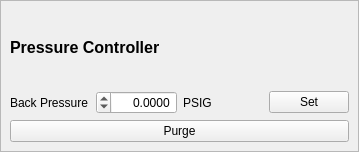
<?xml version="1.0" encoding="UTF-8"?>
<ui version="4.0">
 <class>PressureControllerWidget</class>
 <widget class="QWidget" name="PressureControllerWidget">
  <property name="geometry">
   <rect>
    <x>0</x>
    <y>0</y>
    <width>359</width>
    <height>152</height>
   </rect>
  </property>
  <property name="sizePolicy">
   <sizepolicy hsizetype="Preferred" vsizetype="Preferred">
    <horstretch>0</horstretch>
    <verstretch>0</verstretch>
   </sizepolicy>
  </property>
  <property name="windowTitle">
   <string>Form</string>
  </property>
  <layout class="QGridLayout" name="gridLayout_2">
   <property name="leftMargin">
    <number>0</number>
   </property>
   <property name="topMargin">
    <number>0</number>
   </property>
   <property name="rightMargin">
    <number>0</number>
   </property>
   <property name="bottomMargin">
    <number>0</number>
   </property>
   <property name="spacing">
    <number>0</number>
   </property>
   <item row="0" column="0">
    <widget class="QFrame" name="frame">
     <property name="sizePolicy">
      <sizepolicy hsizetype="Preferred" vsizetype="Minimum">
       <horstretch>0</horstretch>
       <verstretch>0</verstretch>
      </sizepolicy>
     </property>
     <property name="frameShape">
      <enum>QFrame::StyledPanel</enum>
     </property>
     <property name="frameShadow">
      <enum>QFrame::Sunken</enum>
     </property>
     <layout class="QGridLayout" name="gridLayout">
      <item row="0" column="0" colspan="4">
       <widget class="QLabel" name="label">
        <property name="font">
         <font>
          <pointsize>12</pointsize>
          <bold>true</bold>
         </font>
        </property>
        <property name="text">
         <string>Pressure Controller</string>
        </property>
       </widget>
      </item>
      <item row="2" column="0" colspan="4">
       <widget class="QPushButton" name="purgeButton">
        <property name="text">
         <string>Purge</string>
        </property>
        <property name="checkable">
         <bool>true</bool>
        </property>
        <property name="checked">
         <bool>false</bool>
        </property>
       </widget>
      </item>
      <item row="1" column="3">
       <widget class="QPushButton" name="setPressureButton">
        <property name="text">
         <string>Set</string>
        </property>
       </widget>
      </item>
      <item row="1" column="1">
       <widget class="QDoubleSpinBox" name="pressureSpinBox">
        <property name="layoutDirection">
         <enum>Qt::RightToLeft</enum>
        </property>
        <property name="alignment">
         <set>Qt::AlignRight|Qt::AlignTrailing|Qt::AlignVCenter</set>
        </property>
        <property name="decimals">
         <number>4</number>
        </property>
        <property name="minimum">
         <double>-5.000000000000000</double>
        </property>
        <property name="maximum">
         <double>4.000000000000000</double>
        </property>
        <property name="singleStep">
         <double>0.001000000000000</double>
        </property>
       </widget>
      </item>
      <item row="1" column="0">
       <widget class="QLabel" name="backPressureLabel">
        <property name="text">
         <string>Back Pressure</string>
        </property>
       </widget>
      </item>
      <item row="1" column="2">
       <widget class="QLabel" name="PSIGLabel">
        <property name="text">
         <string>PSIG</string>
        </property>
       </widget>
      </item>
     </layout>
    </widget>
   </item>
  </layout>
 </widget>
 <resources/>
 <connections/>
</ui>
